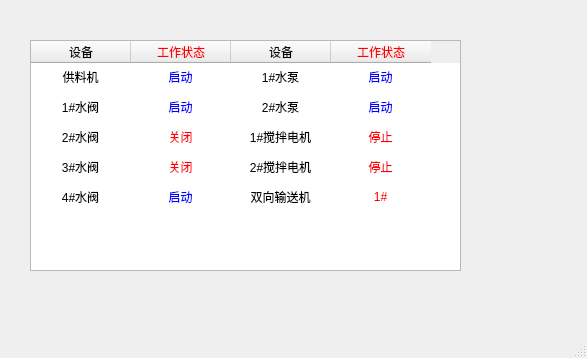
<?xml version="1.0" encoding="UTF-8"?>
<ui version="4.0">
 <class>MainWindow</class>
 <widget class="QMainWindow" name="MainWindow">
  <property name="geometry">
   <rect>
    <x>0</x>
    <y>0</y>
    <width>587</width>
    <height>358</height>
   </rect>
  </property>
  <property name="windowTitle">
   <string>MainWindow</string>
  </property>
  <property name="animated">
   <bool>false</bool>
  </property>
  <widget class="QWidget" name="centralwidget">
   <widget class="QTableWidget" name="status_table">
    <property name="geometry">
     <rect>
      <x>30</x>
      <y>40</y>
      <width>431</width>
      <height>231</height>
     </rect>
    </property>
    <property name="focusPolicy">
     <enum>Qt::NoFocus</enum>
    </property>
    <property name="styleSheet">
     <string notr="true">border-color: rgb(208, 208, 208);</string>
    </property>
    <property name="gridStyle">
     <enum>Qt::NoPen</enum>
    </property>
    <property name="sortingEnabled">
     <bool>false</bool>
    </property>
    <property name="wordWrap">
     <bool>false</bool>
    </property>
    <property name="cornerButtonEnabled">
     <bool>false</bool>
    </property>
    <attribute name="horizontalHeaderVisible">
     <bool>true</bool>
    </attribute>
    <attribute name="horizontalHeaderHighlightSections">
     <bool>true</bool>
    </attribute>
    <attribute name="verticalHeaderVisible">
     <bool>false</bool>
    </attribute>
    <attribute name="verticalHeaderHighlightSections">
     <bool>true</bool>
    </attribute>
    <row>
     <property name="text">
      <string>1</string>
     </property>
    </row>
    <row>
     <property name="text">
      <string>2</string>
     </property>
    </row>
    <row>
     <property name="text">
      <string>3</string>
     </property>
    </row>
    <row>
     <property name="text">
      <string>4</string>
     </property>
    </row>
    <row>
     <property name="text">
      <string>5</string>
     </property>
    </row>
    <column>
     <property name="text">
      <string>设备</string>
     </property>
     <property name="background">
      <color>
       <red>255</red>
       <green>255</green>
       <blue>255</blue>
      </color>
     </property>
     <property name="foreground">
      <brush brushstyle="SolidPattern">
       <color alpha="255">
        <red>0</red>
        <green>0</green>
        <blue>0</blue>
       </color>
      </brush>
     </property>
    </column>
    <column>
     <property name="text">
      <string>工作状态</string>
     </property>
     <property name="background">
      <color>
       <red>255</red>
       <green>255</green>
       <blue>255</blue>
      </color>
     </property>
     <property name="foreground">
      <brush brushstyle="SolidPattern">
       <color alpha="255">
        <red>255</red>
        <green>0</green>
        <blue>4</blue>
       </color>
      </brush>
     </property>
    </column>
    <column>
     <property name="text">
      <string>设备</string>
     </property>
     <property name="background">
      <color>
       <red>255</red>
       <green>255</green>
       <blue>255</blue>
      </color>
     </property>
     <property name="foreground">
      <brush brushstyle="SolidPattern">
       <color alpha="255">
        <red>0</red>
        <green>0</green>
        <blue>0</blue>
       </color>
      </brush>
     </property>
    </column>
    <column>
     <property name="text">
      <string>工作状态</string>
     </property>
     <property name="background">
      <color>
       <red>255</red>
       <green>255</green>
       <blue>255</blue>
      </color>
     </property>
     <property name="foreground">
      <brush brushstyle="SolidPattern">
       <color alpha="255">
        <red>255</red>
        <green>0</green>
        <blue>4</blue>
       </color>
      </brush>
     </property>
    </column>
    <item row="0" column="0">
     <property name="text">
      <string>供料机</string>
     </property>
     <property name="textAlignment">
      <set>AlignCenter</set>
     </property>
     <property name="flags">
      <set>ItemIsEnabled</set>
     </property>
    </item>
    <item row="0" column="1">
     <property name="text">
      <string>启动</string>
     </property>
     <property name="textAlignment">
      <set>AlignCenter</set>
     </property>
     <property name="foreground">
      <brush brushstyle="SolidPattern">
       <color alpha="255">
        <red>0</red>
        <green>0</green>
        <blue>255</blue>
       </color>
      </brush>
     </property>
     <property name="flags">
      <set>ItemIsEnabled</set>
     </property>
    </item>
    <item row="0" column="2">
     <property name="text">
      <string>1#水泵</string>
     </property>
     <property name="textAlignment">
      <set>AlignCenter</set>
     </property>
     <property name="flags">
      <set>ItemIsEnabled</set>
     </property>
    </item>
    <item row="0" column="3">
     <property name="text">
      <string>启动</string>
     </property>
     <property name="textAlignment">
      <set>AlignCenter</set>
     </property>
     <property name="foreground">
      <brush brushstyle="SolidPattern">
       <color alpha="255">
        <red>0</red>
        <green>0</green>
        <blue>255</blue>
       </color>
      </brush>
     </property>
     <property name="flags">
      <set>ItemIsEnabled</set>
     </property>
    </item>
    <item row="1" column="0">
     <property name="text">
      <string>1#水阀</string>
     </property>
     <property name="textAlignment">
      <set>AlignCenter</set>
     </property>
     <property name="flags">
      <set>ItemIsEnabled</set>
     </property>
    </item>
    <item row="1" column="1">
     <property name="text">
      <string>启动</string>
     </property>
     <property name="textAlignment">
      <set>AlignCenter</set>
     </property>
     <property name="foreground">
      <brush brushstyle="SolidPattern">
       <color alpha="255">
        <red>0</red>
        <green>0</green>
        <blue>255</blue>
       </color>
      </brush>
     </property>
     <property name="flags">
      <set>ItemIsEnabled</set>
     </property>
    </item>
    <item row="1" column="2">
     <property name="text">
      <string>2#水泵</string>
     </property>
     <property name="textAlignment">
      <set>AlignCenter</set>
     </property>
     <property name="flags">
      <set>ItemIsEnabled</set>
     </property>
    </item>
    <item row="1" column="3">
     <property name="text">
      <string>启动</string>
     </property>
     <property name="textAlignment">
      <set>AlignCenter</set>
     </property>
     <property name="foreground">
      <brush brushstyle="SolidPattern">
       <color alpha="255">
        <red>0</red>
        <green>0</green>
        <blue>255</blue>
       </color>
      </brush>
     </property>
     <property name="flags">
      <set>ItemIsEnabled</set>
     </property>
    </item>
    <item row="2" column="0">
     <property name="text">
      <string>2#水阀</string>
     </property>
     <property name="textAlignment">
      <set>AlignCenter</set>
     </property>
     <property name="flags">
      <set>ItemIsEnabled</set>
     </property>
    </item>
    <item row="2" column="1">
     <property name="text">
      <string>关闭</string>
     </property>
     <property name="textAlignment">
      <set>AlignCenter</set>
     </property>
     <property name="foreground">
      <brush brushstyle="SolidPattern">
       <color alpha="255">
        <red>255</red>
        <green>0</green>
        <blue>4</blue>
       </color>
      </brush>
     </property>
     <property name="flags">
      <set>ItemIsEnabled</set>
     </property>
    </item>
    <item row="2" column="2">
     <property name="text">
      <string>1#搅拌电机</string>
     </property>
     <property name="textAlignment">
      <set>AlignCenter</set>
     </property>
     <property name="flags">
      <set>ItemIsEnabled</set>
     </property>
    </item>
    <item row="2" column="3">
     <property name="text">
      <string>停止</string>
     </property>
     <property name="textAlignment">
      <set>AlignCenter</set>
     </property>
     <property name="foreground">
      <brush brushstyle="SolidPattern">
       <color alpha="255">
        <red>255</red>
        <green>0</green>
        <blue>4</blue>
       </color>
      </brush>
     </property>
     <property name="flags">
      <set>ItemIsEnabled</set>
     </property>
    </item>
    <item row="3" column="0">
     <property name="text">
      <string>3#水阀</string>
     </property>
     <property name="textAlignment">
      <set>AlignCenter</set>
     </property>
     <property name="flags">
      <set>ItemIsEnabled</set>
     </property>
    </item>
    <item row="3" column="1">
     <property name="text">
      <string>关闭</string>
     </property>
     <property name="textAlignment">
      <set>AlignCenter</set>
     </property>
     <property name="foreground">
      <brush brushstyle="SolidPattern">
       <color alpha="255">
        <red>255</red>
        <green>0</green>
        <blue>4</blue>
       </color>
      </brush>
     </property>
     <property name="flags">
      <set>ItemIsEnabled</set>
     </property>
    </item>
    <item row="3" column="2">
     <property name="text">
      <string>2#搅拌电机</string>
     </property>
     <property name="textAlignment">
      <set>AlignCenter</set>
     </property>
     <property name="flags">
      <set>ItemIsEnabled</set>
     </property>
    </item>
    <item row="3" column="3">
     <property name="text">
      <string>停止</string>
     </property>
     <property name="textAlignment">
      <set>AlignCenter</set>
     </property>
     <property name="foreground">
      <brush brushstyle="SolidPattern">
       <color alpha="255">
        <red>255</red>
        <green>0</green>
        <blue>4</blue>
       </color>
      </brush>
     </property>
     <property name="flags">
      <set>ItemIsEnabled</set>
     </property>
    </item>
    <item row="4" column="0">
     <property name="text">
      <string>4#水阀</string>
     </property>
     <property name="textAlignment">
      <set>AlignCenter</set>
     </property>
     <property name="flags">
      <set>ItemIsEnabled</set>
     </property>
    </item>
    <item row="4" column="1">
     <property name="text">
      <string>启动</string>
     </property>
     <property name="textAlignment">
      <set>AlignCenter</set>
     </property>
     <property name="foreground">
      <brush brushstyle="SolidPattern">
       <color alpha="255">
        <red>0</red>
        <green>0</green>
        <blue>255</blue>
       </color>
      </brush>
     </property>
     <property name="flags">
      <set>ItemIsEnabled</set>
     </property>
    </item>
    <item row="4" column="2">
     <property name="text">
      <string>双向输送机</string>
     </property>
     <property name="textAlignment">
      <set>AlignCenter</set>
     </property>
     <property name="flags">
      <set>ItemIsEnabled</set>
     </property>
    </item>
    <item row="4" column="3">
     <property name="text">
      <string>1#</string>
     </property>
     <property name="textAlignment">
      <set>AlignCenter</set>
     </property>
     <property name="foreground">
      <brush brushstyle="SolidPattern">
       <color alpha="255">
        <red>255</red>
        <green>0</green>
        <blue>4</blue>
       </color>
      </brush>
     </property>
     <property name="flags">
      <set>ItemIsEnabled</set>
     </property>
    </item>
   </widget>
  </widget>
  <widget class="QMenuBar" name="menubar">
   <property name="geometry">
    <rect>
     <x>0</x>
     <y>0</y>
     <width>587</width>
     <height>34</height>
    </rect>
   </property>
  </widget>
  <widget class="QStatusBar" name="statusbar"/>
 </widget>
 <resources/>
 <connections/>
</ui>
